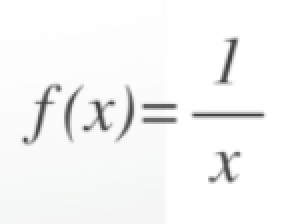
#> input picture Statistics & Probability/Transformation/Gaussian Transformation - Reduce Skew & Kurtosis/images/reciprocal.png, 148 x 112 px (shown 2 times larger)
$ jupyter execute 'reciprocal transformation.ipynb'
#> lines starting #> are read from the running program, lines starting #| are printed output that depends on the picture
1. [Reciprocal or Inverse Transformation - Gaussian](#reciprocal-or-inverse-transformation---gaussian)

#### Reciprocal or Inverse Transformation - Gaussian:
- it is used to reduce the skewness and kurtosis of data
- the values are transformed by the taking the inverse of each
- reduces the impact of outliers

[cell 1]
from PIL import Image
from IPython.display import display

img = Image.open('images/reciprocal.png')
#> img is the input picture: PIL image 148x112 RGBA; mean R, G, B, A 246.1, 246.3, 246.3, 255
new_image = img.resize((180, 120))
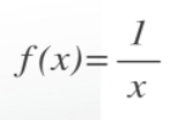
#> new_image: PIL image 180x120 RGBA; mean R, G, B, A 246.1, 246.3, 246.3, 255
display(new_image)


$ run again, with Statistics & Probability/Transformation/Gaussian Transformation - Reduce Skew & Kurtosis/images/boxcox.png copied over Statistics & Probability/Transformation/Gaussian Transformation - Reduce Skew & Kurtosis/images/reciprocal.png
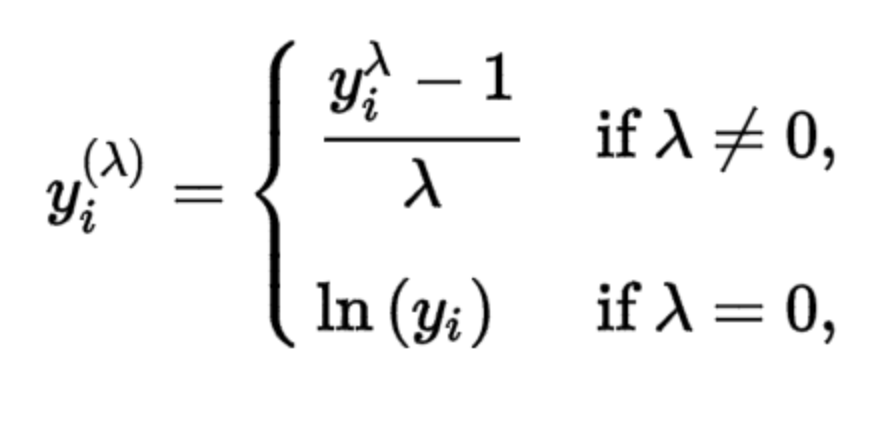
#> input picture Statistics & Probability/Transformation/Gaussian Transformation - Reduce Skew & Kurtosis/images/boxcox.png, 884 x 422 px
#> img is the input picture: PIL image 884x422 P; mean R, G, B 244.7, 244.7, 244.7
#> `new_image = img.resize((180, 120))`:
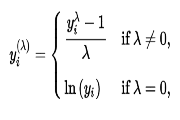
#> new_image: PIL image 180x120 P; min 0, max 255, mean 244.8

$ run again, with Statistics & Probability/Transformation/Gaussian Transformation - Reduce Skew & Kurtosis/images/exp.png copied over Statistics & Probability/Transformation/Gaussian Transformation - Reduce Skew & Kurtosis/images/reciprocal.png
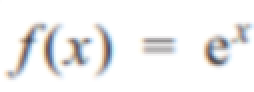
#> input picture Statistics & Probability/Transformation/Gaussian Transformation - Reduce Skew & Kurtosis/images/exp.png, 127 x 46 px (shown 2 times larger)
#> img is the input picture: PIL image 127x46 RGBA; mean R, G, B, A 241.5, 241.3, 241.3, 255
#> `new_image = img.resize((180, 120))`:
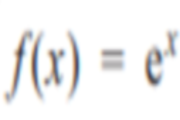
#> new_image: PIL image 180x120 RGBA; mean R, G, B, A 241.5, 241.3, 241.3, 255

$ run again, with Statistics & Probability/Transformation/Gaussian Transformation - Reduce Skew & Kurtosis/images/log.png copied over Statistics & Probability/Transformation/Gaussian Transformation - Reduce Skew & Kurtosis/images/reciprocal.png
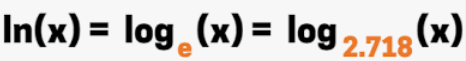
#> input picture Statistics & Probability/Transformation/Gaussian Transformation - Reduce Skew & Kurtosis/images/log.png, 466 x 61 px
#> img is the input picture: PIL image 466x61 RGBA; mean R, G, B, A 209, 205.2, 202.7, 255
#> `new_image = img.resize((180, 120))`:
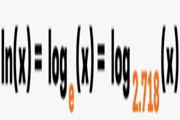
#> new_image: PIL image 180x120 RGBA; mean R, G, B, A 209.4, 205.6, 203.1, 255
